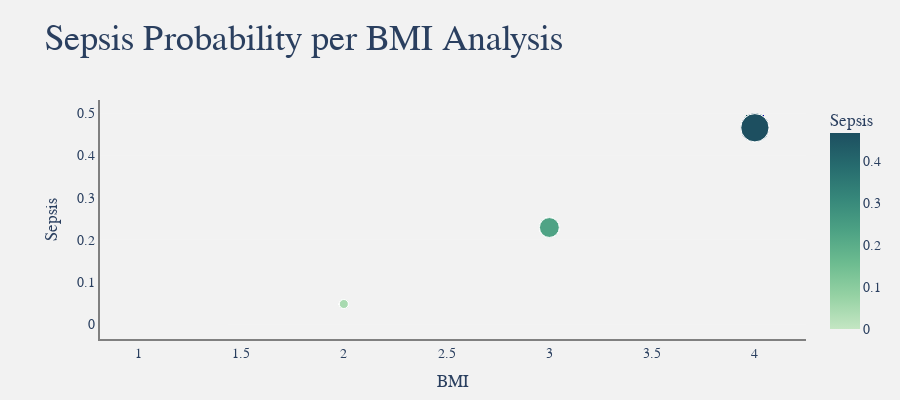

This figure's notebook cell:
### Code cell
# temp['Sepsis'].replace([False, True], [0,1], inplace = True)
temp['Sepsis'] = temp.groupby('BMI')['Sepsis'].transform('mean')
temp ## probability of having Sepsis at the given age
fig = px.scatter(temp, x='BMI',y='Sepsis', color="Sepsis", color_continuous_scale='Blugrn', size='Sepsis')
fig.update_xaxes(showgrid = False, showline = True, gridwidth = 0.05, linecolor = 'gray', zeroline = False, linewidth = 2)
fig.update_yaxes(showline = True, gridwidth = 0.05, linecolor = 'gray', linewidth = 2, zeroline = False)

# General Styling
fig.update_layout(height=400,
              margin=dict(b=50,r=30,l=100,t=100),
              title = "<span style='font-size:36px; font-family:Times New Roman'>Sepsis Probability per BMI Analysis</span>",                  
              plot_bgcolor='rgb(242,242,242)',
              paper_bgcolor = 'rgb(242,242,242)',
              font=dict(family="Times New Roman", size= 14),
              hoverlabel=dict(font_color="floralwhite"),
              showlegend=False)
fig.show()

### Figure 1 — Plotly figure (JSON) as saved in the notebook; plotly's stock layout.template omitted (floating-point values rounded to 4 significant figures; data arrays with more than 128 entries replaced by an {"elided": "..."} marker saying what was removed)
{"data": [{"hovertemplate": "BMI=%{x}<br>Sepsis=%{marker.color}<extra></extra>", "legendgroup": "", "marker": {"color": {"elided": "599 float values"}, "coloraxis": "coloraxis", "size": {"elided": "599 float values"}, "sizemode": "area", "sizeref": 0.001165, "symbol": "circle"}, "mode": "markers", "name": "", "orientation": "v", "showlegend": false, "type": "scatter", "x": {"elided": "599 int values"}, "xaxis": "x", "y": {"elided": "599 float values"}, "yaxis": "y"}], "layout": {"coloraxis": {"colorbar": {"title": {"text": "Sepsis"}}, "colorscale": [[0, "rgb(196, 230, 195)"], [0.1667, "rgb(150, 210, 164)"], [0.3333, "rgb(109, 188, 144)"], [0.5, "rgb(77, 162, 132)"], [0.6667, "rgb(54, 135, 122)"], [0.8333, "rgb(38, 107, 110)"], [1, "rgb(29, 79, 96)"]]}, "font": {"family": "Times New Roman", "size": 14}, "height": 400, "hoverlabel": {"font": {"color": "floralwhite"}}, "legend": {"itemsizing": "constant", "tracegroupgap": 0}, "margin": {"b": 50, "l": 100, "r": 30, "t": 100}, "paper_bgcolor": "rgb(242,242,242)", "plot_bgcolor": "rgb(242,242,242)", "showlegend": false, "title": {"text": "<span style='font-size:36px; font-family:Times New Roman'>Sepsis Probability per BMI Analysis</span>"}, "xaxis": {"anchor": "y", "domain": [0, 1], "gridwidth": 0.05, "linecolor": "gray", "linewidth": 2, "showgrid": false, "showline": true, "title": {"text": "BMI"}, "zeroline": false}, "yaxis": {"anchor": "x", "domain": [0, 1], "gridwidth": 0.05, "linecolor": "gray", "linewidth": 2, "showline": true, "title": {"text": "Sepsis"}, "zeroline": false}}}
